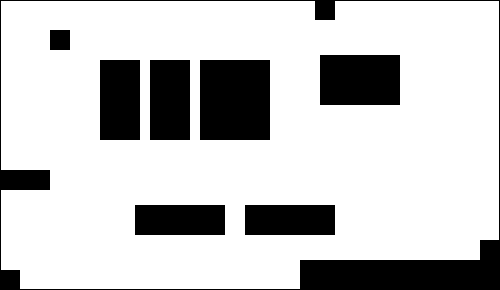
#> input picture assigment4_ttk4192/scripts/maps/map_ttk4192CA4.png, 500 x 290 px
$ python astar_planner.py
#> lines starting #> are read from the running program, lines starting #| are printed output that depends on the picture; after the words box and inside, x2 and y2 are one past the last pixel; in counts of white or black regions, pixels touching at a corner belong together
import math
import numpy as np
import heapq


import matplotlib.pyplot as plt
import numpy as np
from PIL import Image

VERMILLION = (213, 94, 0, 255)
BLUE_GREEN = (0, 158, 115, 255)
SKY_BLUE = (86, 180, 233, 255)
REDDISH_PURPLE = (204, 121, 167, 255)


class Graph:
    def __init__(self, image_file):
#> called with image_file = 'maps/map_ttk4192CA4.png'
        imgmap = Image.open(image_file)
#> imgmap is the input picture: PIL image 500x290 RGBA; mean R, G, B, A 0, 0, 0, 55
        self.arr = np.array(imgmap)
        self.start = None
        self.goal = None
        self.obstacle_map = np.zeros([self.arr.shape[0], self.arr.shape[1]])
        self.obstacle_map_inflated = np.zeros([self.arr.shape[0], self.arr.shape[1]])
        goal_color = np.array([255, 0, 0, 255])
        start_color = np.array([0, 255, 0, 255])
        obstacle_color = np.array([0, 0, 0, 255])
        self.visited_color = np.array(SKY_BLUE)

        self.map_changed = True
        self.nodes = []

        # self.fig = plt.figure()               # MNK 160424 Conflict with Hybrid A* plotting
        # self.imgmap = plt.imshow(self.arr)    # MNK 160424 Conflict with Hybrid A* plotting

        for i in range(self.arr.shape[0]):
            for j in range(self.arr.shape[1]):
                pixel = self.arr[i][j]

                if np.array_equal(pixel, obstacle_color):
                    self.obstacle_map[i][j] = 1

                else:
                    self.nodes.append((i, j))
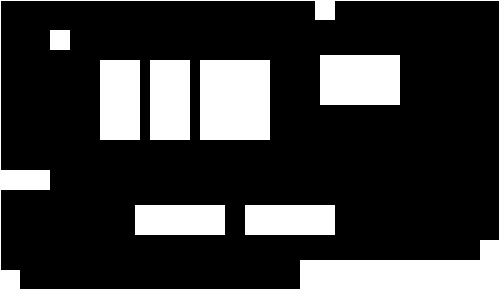
#> self.obstacle_map: shape (290, 500) float64; values 0 (black) and 1 (white), 21.6% white; 8 white regions, largest, box (x1, y1, x2, y2) and area: (0, 0, 500, 290) 9448, (200, 60, 270, 140) 5600, (320, 55, 400, 105) 4000
#> after the loop, self.nodes = 113752 items

        self.inflate_obstacles()


    def inflate_obstacles(self):
        safe_dist = 20    # inflation distance TODO: change to be parameter
        x_max = self.arr.shape[0]-1
#> x_max = 289
        y_max = self.arr.shape[1]-1
#> y_max = 499
        for i in range(self.arr.shape[0]):
            for j in range(self.arr.shape[1]):
                if self.obstacle_map[i][j] == 1:
                    x1 = max(0,i-safe_dist)
                    x2 = min(x_max,i+safe_dist)
                    y1 = max(0,j-safe_dist)
                    y2 = min(y_max,j+safe_dist)
                    self.obstacle_map_inflated[x1:x2+1,y1:y2+1] = np.ones([x2-x1+1, y2-y1+1])
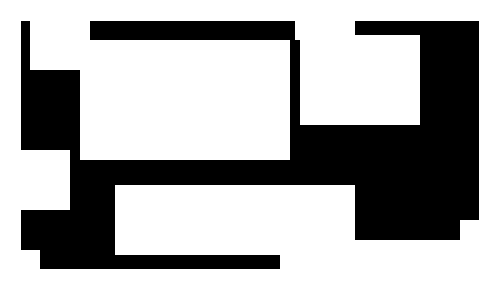
#> self.obstacle_map_inflated: shape (290, 500) float64; values 0 (black) and 1 (white), 66.2% white; 1 black region, box (x1, y1, x2, y2) and area: (21, 21, 479, 269) 48952


    def get_list_of_nodes(self):
        return self.nodes

    def get_neighbors(self, node):

        neighbors = []

        # for x, y in [[-1, 0], [1, 0], [0, -1], [0, 1]]:
        for x, y in [[-1, 0], [1, 0], [0, -1], [0, 1], [-1,-1], [-1,1], [1,-1], [1,1]]:
            try:
                potential_neighbor = [node[0] + x, node[1] + y]
                if potential_neighbor[0] < 0 or potential_neighbor[1] < 0:
                    continue

                if self.obstacle_map_inflated[potential_neighbor[0]][potential_neighbor[1]] == 0:
                    neighbors.append(tuple(potential_neighbor))

            except IndexError:
                continue

        return neighbors

    def add_visited_node(self, node):
        if node != tuple(self.start) and node != tuple(self.goal):
            self.arr[node[0]][node[1]] = self.visited_color

        # self.visualize_map()

    def visualize_map(self):
        self.imgmap.set_data(self.arr)
        plt.pause(0.0001)

    def add_shortest_path(self, path):
        path_color = np.array(REDDISH_PURPLE)
        for node in path:
            if node != tuple(self.start) and node != tuple(self.goal):
                self.arr[node[0]][node[1]] = path_color

        plt.figure()
        plt.imshow(self.arr)
        plt.show()

    def get_start_node(self):
        return self.start

    def get_goal_node(self):
        return self.goal

    def set_start_node(self, node):
        self.start = node
        self.arr[node[0]][node[1]] = np.array(VERMILLION)
#> self.arr: shape (290, 500, 4); under 0.01% of pixels changed, all inside (x1, y1, x2, y2) = (40, 250, 41, 251)

    def set_goal_node(self, node):
        self.goal = node
        self.arr[node[0]][node[1]] = np.array(VERMILLION)
#> self.arr: shape (290, 500, 4); mean R, G, B, A 0, 0, 0, 55


def a_star(graph, start_node, goal_node, heuristic_function=None):

    dist = {}           # dictionary storing shortest distance to node u
    prev = {}           # dictionary storing parent of node u
    Q = []              # nodes that are not yet discovered
    Frontier = []       # nodes at frontier are candidate shortest distance nodes
    visited = 0         # number of nodes explored

    graph.set_start_node(start_node)
    graph.set_goal_node(goal_node)

    # initialize dist, prev and Q
    for node in graph.get_list_of_nodes():
        dist[node] = np.inf
        prev[node] = None
#> after the loop, dist = 113752 items

    dist[tuple(graph.get_start_node())] = 0                                                             # set distance to start node = 0
    heapq.heappush(Frontier,(dist[tuple(graph.get_start_node())], tuple(graph.get_start_node())))       # add start node to frontier
    Done = False

    while Frontier != [] and Done != True:
        u = heapq.heappop(Frontier)[1]  # next shortest distance
        graph.add_visited_node(u)       # update animation
        visited = visited + 1

        # update distance of neighbor nodes
        for neighbor in graph.get_neighbors(u):
            if tuple(neighbor) == tuple(graph.get_goal_node()): # goal node detected
                prev[neighbor] = u
                Done = True
                break
            new_cost = dist[u] + 1
            if dist[neighbor] > new_cost:
                dist[neighbor] = new_cost
                prev[neighbor] = u
                priority = new_cost + heuristic_function(graph, neighbor)
                heapq.heappush(Frontier,(priority,neighbor))
#> this loop made 31530 passes
#> after the loop, prev = 113752 items; visited = 31530


    # Find shortest path
    path = []
#> path = []
    node = graph.get_goal_node()
#> node = [30, 370]
    while tuple(node) != tuple(graph.get_start_node()):
        path.append(node)
        if prev[tuple(node)] == None:
            print("Failure: Goal is not reachable")
            return [], visited
        else:
            node = tuple(prev[tuple(node)])
#> this loop made 519 passes
#> node on passes 1 to 12: (30, 371), (30, 372), (30, 373), (30, 374), (30, 375), (30, 376), (30, 377), (30, 378), (30, 379), (30, 380), (30, 381), (30, 382)
#> after the loop, path = 519 pairs, first value 30 to 249, second value 41 to 420

    path.append(graph.get_start_node())

    graph.add_shortest_path(path)
#> the loop in add_shortest_path, `for node in path:` made 520 passes
#> after the loop in add_shortest_path, `for node in path:`:
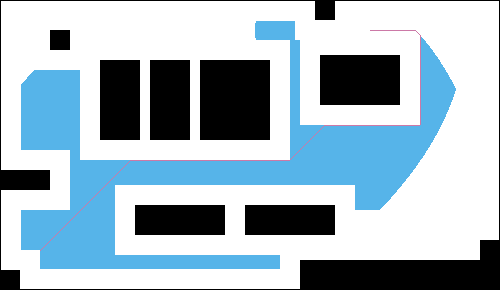
#> self.arr: shape (290, 500, 4); mean R, G, B, A 19.1, 38.9, 50.4, 110.4; transparent parts drawn white

    path = path[:-1:7] + [path[-1]] # Only keep every 7 point in path
#> path = 76 pairs, first value 30 to 250, second value 40 to 420

    return path, visited

def mirror_coordinate(point, h, scale):
    return [scale*point[1], h-scale*point[0]]

def mirrior_plan(path, height, scale):
    """mirror path: i.e. origin of GNC is bottom-left while A* origin is top_left
       map scale is different: i.e. GNC in meters, A* in pixels => 1m = 100pxl"""
    reverse_path = []
    for point in path:
        reverse_path.insert(0, mirror_coordinate(point,height,scale))

    reverse_path = np.array(reverse_path)
    return reverse_path

def heuristic_euclidean(graph, node):
    goal = graph.get_goal_node()
    return math.sqrt((goal[0] - node[0])**2 + (goal[1] - node[1])**2)

def heuristic_manhattan(graph, node):
    goal = graph.get_goal_node()
    return abs(goal[0] - node[0]) + abs(goal[1] - node[1])

def heuristic_diagonal(graph, node):
    goal = graph.get_goal_node()
    return min(abs(goal[0] - node[0]), abs(goal[1] - node[1]))

if __name__ == "__main__":
    graph = Graph('maps/map_ttk4192CA4.png')
    start_node = [250,40]
    goal_node = [30,370]
    path, visited = a_star(graph,start_node,goal_node, heuristic_function=heuristic_euclidean)
#> visited = 31530

    graph.add_shortest_path(path)
#> the loop in add_shortest_path (call 2), `for node in path:` made 76 passes
#> node on passes 1 to 12: [30, 370], (30, 377), (30, 384), (30, 391), (30, 398), (30, 405), (30, 412), (34, 419), (41, 420), (48, 420), (55, 420), (62, 420)
    print(visited)
#| 31530
